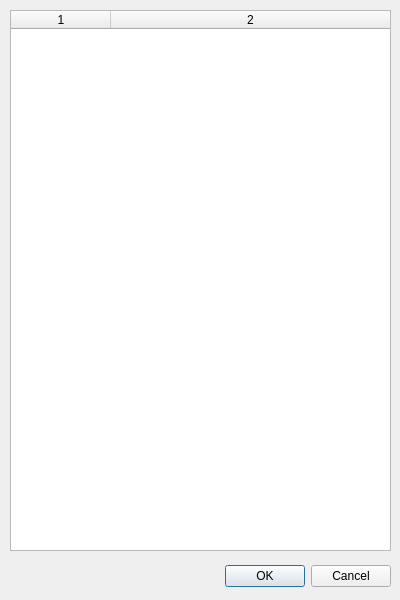
<?xml version="1.0" encoding="UTF-8"?>
<ui version="4.0">
 <class>Dialog</class>
 <widget class="QDialog" name="Dialog">
  <property name="geometry">
   <rect>
    <x>0</x>
    <y>0</y>
    <width>400</width>
    <height>600</height>
   </rect>
  </property>
  <property name="sizePolicy">
   <sizepolicy hsizetype="Fixed" vsizetype="Fixed">
    <horstretch>0</horstretch>
    <verstretch>0</verstretch>
   </sizepolicy>
  </property>
  <property name="windowTitle">
   <string>Color</string>
  </property>
  <widget class="QDialogButtonBox" name="ColorButtonBox">
   <property name="geometry">
    <rect>
     <x>50</x>
     <y>560</y>
     <width>341</width>
     <height>32</height>
    </rect>
   </property>
   <property name="orientation">
    <enum>Qt::Horizontal</enum>
   </property>
   <property name="standardButtons">
    <set>QDialogButtonBox::Cancel|QDialogButtonBox::Ok</set>
   </property>
  </widget>
  <widget class="QTableWidget" name="ColorTable">
   <property name="geometry">
    <rect>
     <x>10</x>
     <y>10</y>
     <width>381</width>
     <height>541</height>
    </rect>
   </property>
   <property name="autoScroll">
    <bool>false</bool>
   </property>
   <property name="editTriggers">
    <set>QAbstractItemView::AllEditTriggers</set>
   </property>
   <property name="columnCount">
    <number>2</number>
   </property>
   <attribute name="horizontalHeaderVisible">
    <bool>true</bool>
   </attribute>
   <attribute name="horizontalHeaderHighlightSections">
    <bool>true</bool>
   </attribute>
   <attribute name="horizontalHeaderStretchLastSection">
    <bool>true</bool>
   </attribute>
   <attribute name="verticalHeaderVisible">
    <bool>false</bool>
   </attribute>
   <attribute name="verticalHeaderHighlightSections">
    <bool>false</bool>
   </attribute>
   <column/>
   <column/>
  </widget>
 </widget>
 <resources/>
 <connections>
  <connection>
   <sender>ColorButtonBox</sender>
   <signal>accepted()</signal>
   <receiver>Dialog</receiver>
   <slot>accept()</slot>
   <hints>
    <hint type="sourcelabel">
     <x>248</x>
     <y>254</y>
    </hint>
    <hint type="destinationlabel">
     <x>157</x>
     <y>274</y>
    </hint>
   </hints>
  </connection>
  <connection>
   <sender>ColorButtonBox</sender>
   <signal>rejected()</signal>
   <receiver>Dialog</receiver>
   <slot>reject()</slot>
   <hints>
    <hint type="sourcelabel">
     <x>316</x>
     <y>260</y>
    </hint>
    <hint type="destinationlabel">
     <x>286</x>
     <y>274</y>
    </hint>
   </hints>
  </connection>
 </connections>
</ui>
